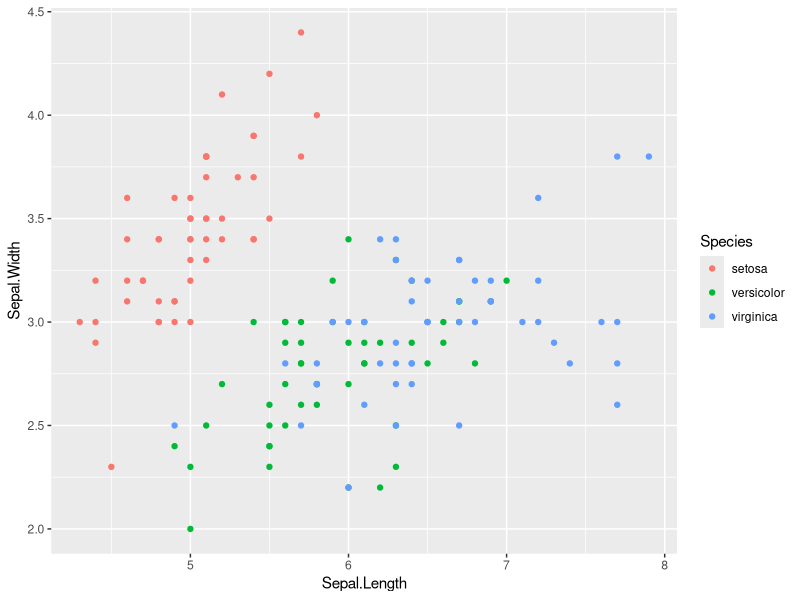
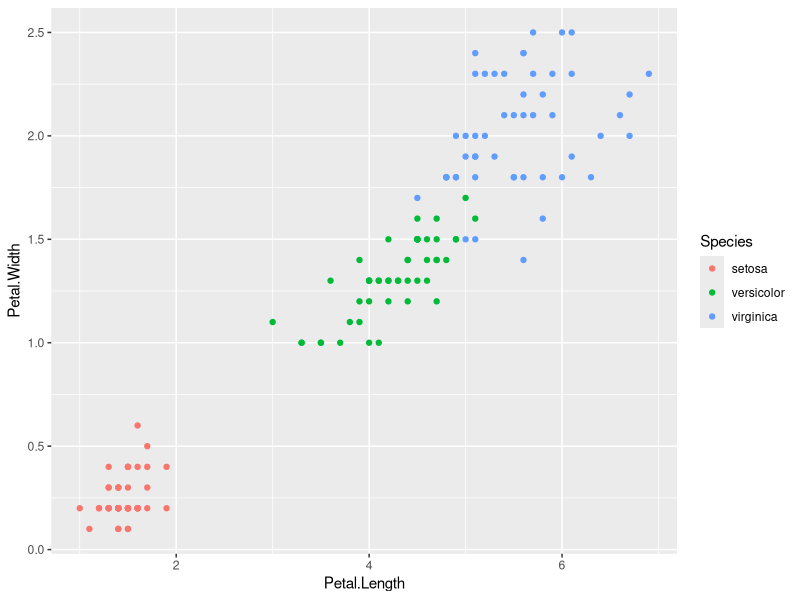
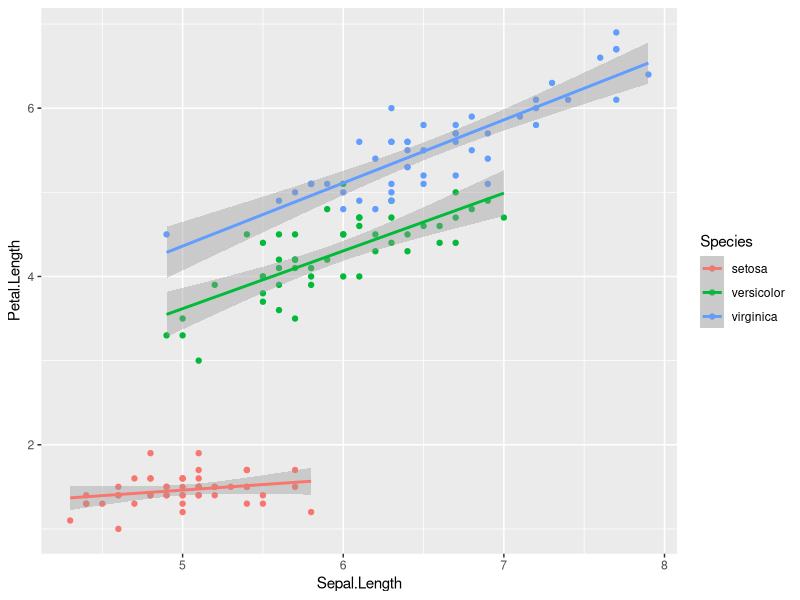
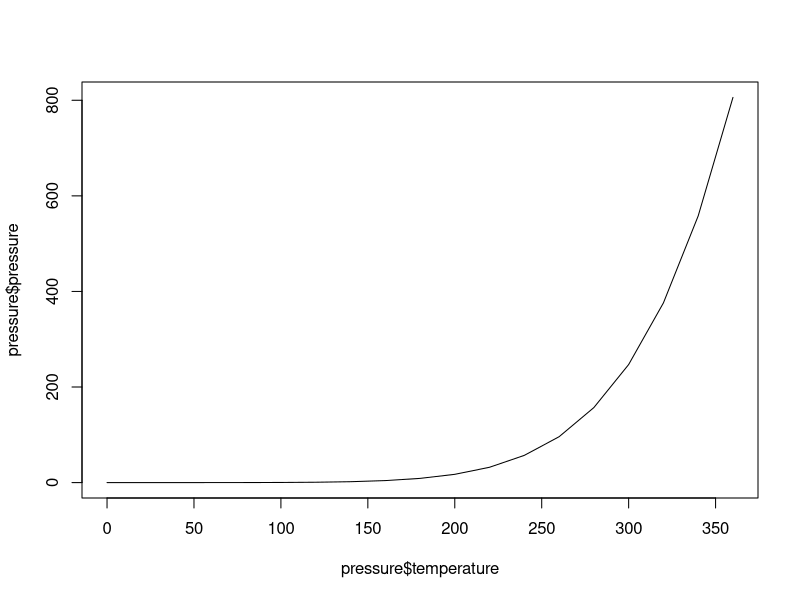
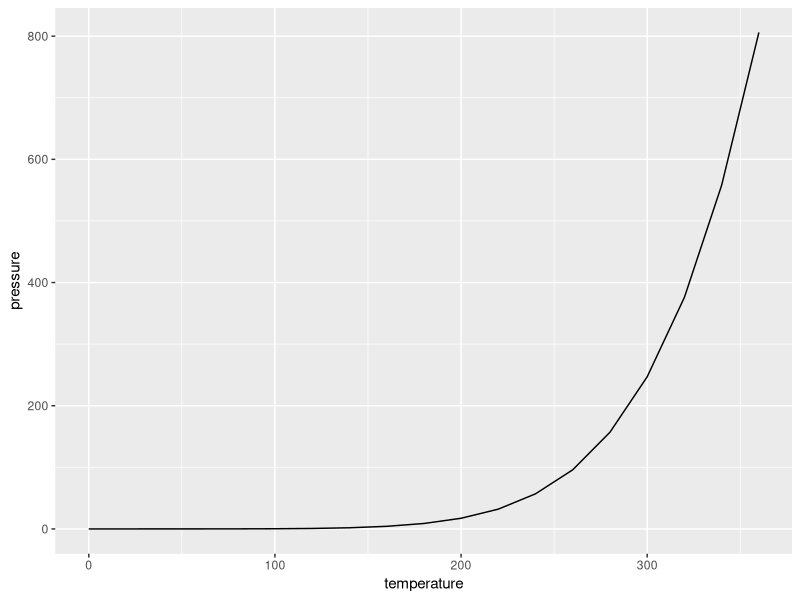
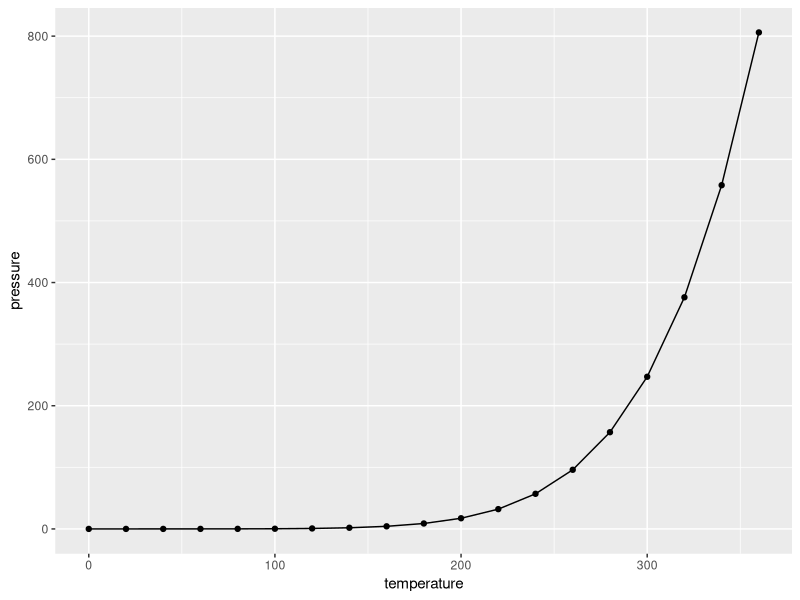
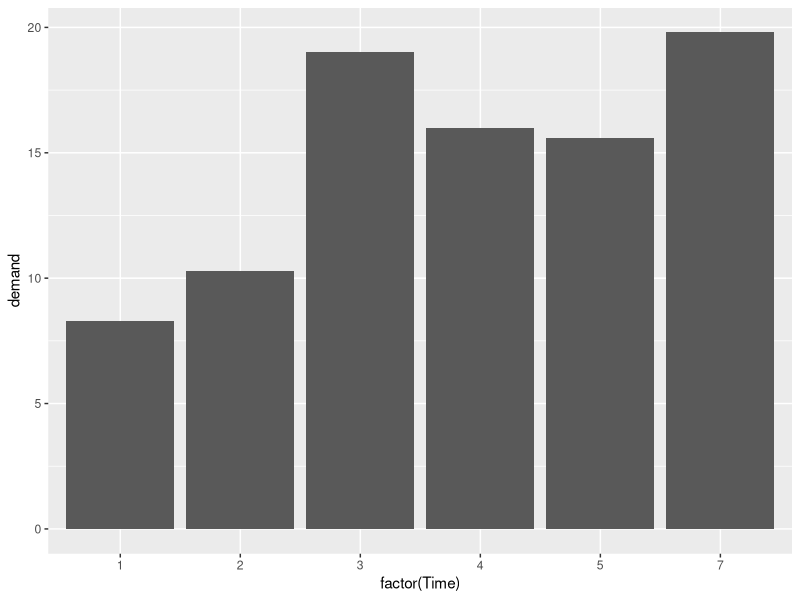

The R script that drew these images, in order: (Note: this script raises an error after producing the figures.)
## ---- chunk 1
if (! requireNamespace("ggplot2")) install.packages("ggplot2")
library(ggplot2)
## ---- chunk 2
help(package="datasets")
## ---- chunk 3
iris.data <- iris
head(iris.data)
## ---- chunk 4
gg1 <- ggplot(iris.data, aes(x=Sepal.Length, y=Sepal.Width, color=Species)) +
  geom_point()
gg1
## ---- chunk 5
gg2 <- ggplot(iris.data, aes(x=Petal.Length, y=Petal.Width, color=Species)) +
  geom_point()
gg2
## ---- chunk 6
gg3 <- ggplot(iris.data, aes(x=Sepal.Length, y=Petal.Length, color=Species)) +
  geom_point() +
  stat_smooth(method = lm, level = 0.99)
gg3
## ---- chunk 7
p <- pressure
# dim(p) # 19 2
plot(pressure$temperature, pressure$pressure, type = "l")
## ---- chunk 8
ggplot(pressure, aes(x = temperature, y = pressure)) +
  geom_line()
## ---- chunk 9
ggplot(pressure, aes(x = temperature, y = pressure)) +
  geom_line() +
  geom_point()
## ---- chunk 10
help(BOD, package="datasets")
b1 <- BOD
ggplot(b1, aes(x = factor(Time), y = demand)) +
  geom_col()
## ---- chunk 11
# head(mtcars)
b2 <- table(mtcars$cyl) %>% as.data.frame() %>% set_colnames(c("Cylinders", "Count"))
ggplot(b2, aes(x = Cylinders, y = Count)) +
  geom_col()
## ---- chunk 12
hist(mtcars$mpg, breaks = 10)
## ---- chunk 13
ggplot(mtcars, aes(x = mpg)) +
  geom_histogram()
## ---- chunk 14
boxplot(len ~ supp, data = ToothGrowth)
## ---- chunk 15
ggplot(ToothGrowth, aes(x = supp, y = len)) +
  geom_boxplot()
